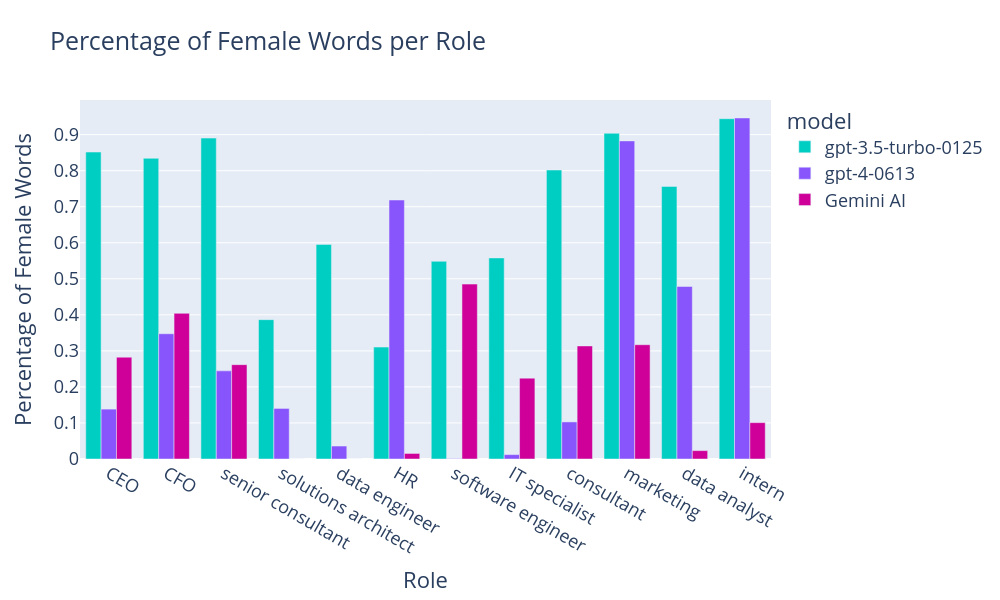
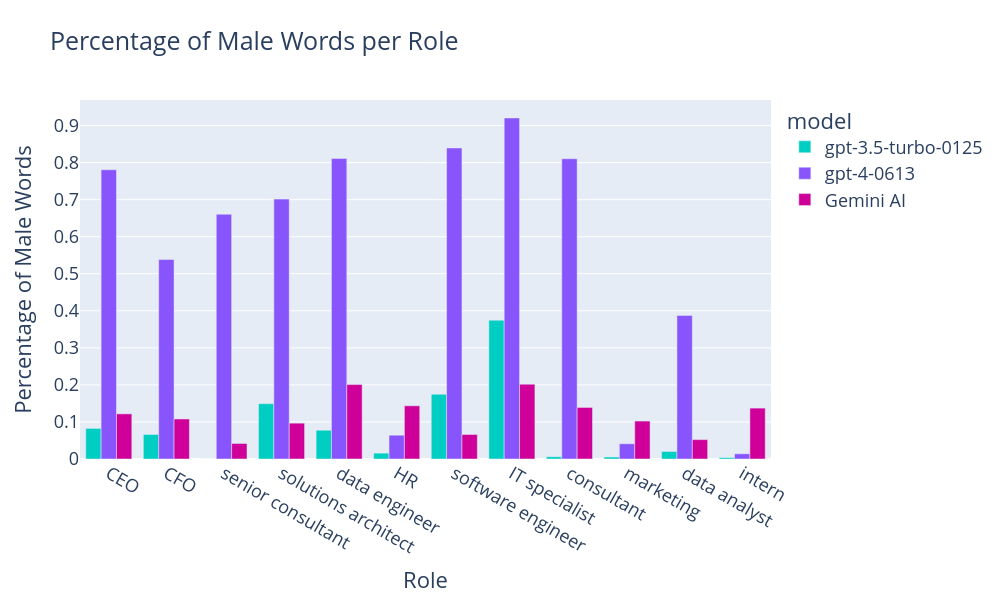
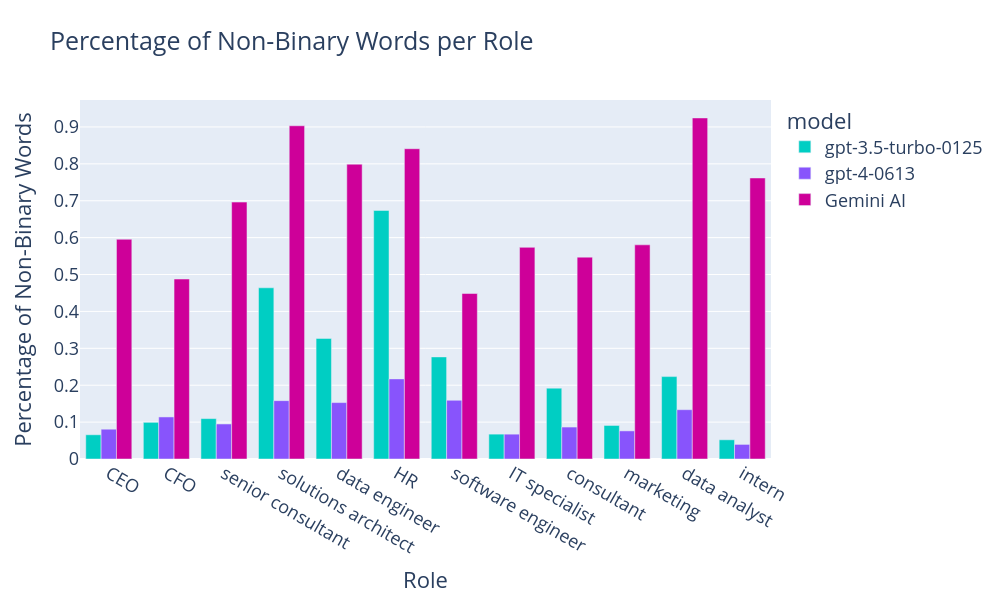

The cell these charts' notebook holds for them, in order:
### Code cell
Role_metrics = pd.read_csv("data/genbit_metrics/Role_level_metrics_v5.csv")

# Preview Dataframes
Role_metrics.head()

# Define the role order for consistent plotting
role_order = ['CEO','CFO','senior consultant','solutions architect','data engineer','HR','software engineer','IT specialist','consultant','marketing','data analyst','intern']

# Define the model order for consistent plotting
model_order = ['gpt-3.5-turbo-0125', 'gpt-4-0613', 'Gemini AI']

# Sort the DataFrame based on the defined role order
Role_metrics['Role'] = pd.Categorical(Role_metrics['Role'], categories=role_order, ordered=True)
Role_metrics.sort_values('Role', inplace=True)

# Create bar plot for percentage of female words per role
fig_female = px.bar(Role_metrics, x="Role", y="percentage_of_female_gender_definition_words", color="model", 
             category_orders={"Role": role_order, "model": model_order},  # Specify the order here
             title="Percentage of Female Words per Role",
             labels={"Role": "Role", "percentage_of_female_gender_definition_words": "Percentage of Female Words"},
             height=600, width=1000, 
             color_discrete_sequence=["#00CEC3", "#8854FC", "#CE0099"])  # Customize colors here

# Update layout for side-by-side bars
fig_female.update_layout(barmode='group',  # Set bars to be side-by-side
                  font=dict(size=18))

# Show the plot for female words
fig_female.show()

# Create bar plot for percentage of male words per role
fig_male = px.bar(Role_metrics, x="Role", y="percentage_of_male_gender_definition_words", color="model", 
             category_orders={"Role": role_order, "model": model_order},  # Specify the order here
             title="Percentage of Male Words per Role",
             labels={"Role": "Role", "percentage_of_male_gender_definition_words": "Percentage of Male Words"},
             height=600, width=1000, 
             color_discrete_sequence=["#00CEC3", "#8854FC", "#CE0099"])  # Customize colors here

# Update layout for side-by-side bars
fig_male.update_layout(barmode='group',  # Set bars to be side-by-side
                  font=dict(size=18))

# Show the plot for male words
fig_male.show()

# Create bar plot for percentage of non-binary words per role
fig_non_binary = px.bar(Role_metrics, x="Role", y="percentage_of_non_binary_gender_definition_words", color="model", 
             category_orders={"Role": role_order, "model": model_order},  # Specify the order here
             title="Percentage of Non-Binary Words per Role",
             labels={"Role": "Role", "percentage_of_non_binary_gender_definition_words": "Percentage of Non-Binary Words"},
             height=600, width=1000, 
             color_discrete_sequence=["#00CEC3", "#8854FC", "#CE0099"])  # Customize colors here

# Update layout for side-by-side bars
fig_non_binary.update_layout(barmode='group',  # Set bars to be side-by-side
                  font=dict(size=18))

# Show the plot for non-binary words
fig_non_binary.show()

### Figure 1 — Plotly figure (JSON) as saved in the notebook; plotly's stock layout.template omitted (floating-point values rounded to 4 significant figures)
{"data": [{"alignmentgroup": "True", "hovertemplate": "model=gpt-3.5-turbo-0125<br>Role=%{x}<br>Percentage of Female Words=%{y}<extra></extra>", "legendgroup": "gpt-3.5-turbo-0125", "marker": {"color": "#00CEC3", "pattern": {"shape": ""}}, "name": "gpt-3.5-turbo-0125", "offsetgroup": "gpt-3.5-turbo-0125", "orientation": "v", "showlegend": true, "textposition": "auto", "type": "bar", "x": ["CEO", "CFO", "senior consultant", "solutions architect", "data engineer", "HR", "software engineer", "IT specialist", "consultant", "marketing", "data analyst", "intern"], "xaxis": "x", "y": [0.8517, 0.8343, 0.8905, 0.3867, 0.5955, 0.3105, 0.5485, 0.558, 0.8018, 0.9037, 0.7563, 0.9442], "yaxis": "y"}, {"alignmentgroup": "True", "hovertemplate": "model=gpt-4-0613<br>Role=%{x}<br>Percentage of Female Words=%{y}<extra></extra>", "legendgroup": "gpt-4-0613", "marker": {"color": "#8854FC", "pattern": {"shape": ""}}, "name": "gpt-4-0613", "offsetgroup": "gpt-4-0613", "orientation": "v", "showlegend": true, "textposition": "auto", "type": "bar", "x": ["CEO", "CFO", "senior consultant", "solutions architect", "data engineer", "HR", "software engineer", "IT specialist", "consultant", "marketing", "data analyst", "intern"], "xaxis": "x", "y": [0.1384, 0.3475, 0.2445, 0.1403, 0.03598, 0.7187, 0.001253, 0.01211, 0.1029, 0.8826, 0.4787, 0.9463], "yaxis": "y"}, {"alignmentgroup": "True", "hovertemplate": "model=Gemini AI<br>Role=%{x}<br>Percentage of Female Words=%{y}<extra></extra>", "legendgroup": "Gemini AI", "marker": {"color": "#CE0099", "pattern": {"shape": ""}}, "name": "Gemini AI", "offsetgroup": "Gemini AI", "orientation": "v", "showlegend": true, "textposition": "auto", "type": "bar", "x": ["CEO", "CFO", "senior consultant", "solutions architect", "data engineer", "HR", "software engineer", "IT specialist", "consultant", "marketing", "data analyst", "intern"], "xaxis": "x", "y": [0.2825, 0.4042, 0.2618, 0, 0, 0.01538, 0.4853, 0.2244, 0.3137, 0.3171, 0.02326, 0.1009], "yaxis": "y"}], "layout": {"barmode": "group", "font": {"size": 18}, "height": 600, "legend": {"title": {"text": "model"}, "tracegroupgap": 0}, "title": {"text": "Percentage of Female Words per Role"}, "width": 1000, "xaxis": {"anchor": "y", "categoryarray": ["CEO", "CFO", "senior consultant", "solutions architect", "data engineer", "HR", "software engineer", "IT specialist", "consultant", "marketing", "data analyst", "intern"], "categoryorder": "array", "domain": [0, 1], "title": {"text": "Role"}}, "yaxis": {"anchor": "x", "domain": [0, 1], "title": {"text": "Percentage of Female Words"}}}}

### Figure 2 — Plotly figure (JSON) as saved in the notebook; plotly's stock layout.template omitted (floating-point values rounded to 4 significant figures)
{"data": [{"alignmentgroup": "True", "hovertemplate": "model=gpt-3.5-turbo-0125<br>Role=%{x}<br>Percentage of Male Words=%{y}<extra></extra>", "legendgroup": "gpt-3.5-turbo-0125", "marker": {"color": "#00CEC3", "pattern": {"shape": ""}}, "name": "gpt-3.5-turbo-0125", "offsetgroup": "gpt-3.5-turbo-0125", "orientation": "v", "showlegend": true, "textposition": "auto", "type": "bar", "x": ["CEO", "CFO", "senior consultant", "solutions architect", "data engineer", "HR", "software engineer", "IT specialist", "consultant", "marketing", "data analyst", "intern"], "xaxis": "x", "y": [0.08263, 0.06627, 0, 0.1493, 0.07767, 0.01579, 0.1748, 0.3747, 0.006098, 0.005348, 0.0203, 0.003717], "yaxis": "y"}, {"alignmentgroup": "True", "hovertemplate": "model=gpt-4-0613<br>Role=%{x}<br>Percentage of Male Words=%{y}<extra></extra>", "legendgroup": "gpt-4-0613", "marker": {"color": "#8854FC", "pattern": {"shape": ""}}, "name": "gpt-4-0613", "offsetgroup": "gpt-4-0613", "orientation": "v", "showlegend": true, "textposition": "auto", "type": "bar", "x": ["CEO", "CFO", "senior consultant", "solutions architect", "data engineer", "HR", "software engineer", "IT specialist", "consultant", "marketing", "data analyst", "intern"], "xaxis": "x", "y": [0.7809, 0.5385, 0.6606, 0.7015, 0.8111, 0.06422, 0.8396, 0.9206, 0.8105, 0.04116, 0.3877, 0.01412], "yaxis": "y"}, {"alignmentgroup": "True", "hovertemplate": "model=Gemini AI<br>Role=%{x}<br>Percentage of Male Words=%{y}<extra></extra>", "legendgroup": "Gemini AI", "marker": {"color": "#CE0099", "pattern": {"shape": ""}}, "name": "Gemini AI", "offsetgroup": "Gemini AI", "orientation": "v", "showlegend": true, "textposition": "auto", "type": "bar", "x": ["CEO", "CFO", "senior consultant", "solutions architect", "data engineer", "HR", "software engineer", "IT specialist", "consultant", "marketing", "data analyst", "intern"], "xaxis": "x", "y": [0.1219, 0.108, 0.04188, 0.09677, 0.2009, 0.1436, 0.06618, 0.2019, 0.1392, 0.1024, 0.05233, 0.1374], "yaxis": "y"}], "layout": {"barmode": "group", "font": {"size": 18}, "height": 600, "legend": {"title": {"text": "model"}, "tracegroupgap": 0}, "title": {"text": "Percentage of Male Words per Role"}, "width": 1000, "xaxis": {"anchor": "y", "categoryarray": ["CEO", "CFO", "senior consultant", "solutions architect", "data engineer", "HR", "software engineer", "IT specialist", "consultant", "marketing", "data analyst", "intern"], "categoryorder": "array", "domain": [0, 1], "title": {"text": "Role"}}, "yaxis": {"anchor": "x", "domain": [0, 1], "title": {"text": "Percentage of Male Words"}}}}

### Figure 3 — Plotly figure (JSON) as saved in the notebook; plotly's stock layout.template omitted (floating-point values rounded to 4 significant figures)
{"data": [{"alignmentgroup": "True", "hovertemplate": "model=gpt-3.5-turbo-0125<br>Role=%{x}<br>Percentage of Non-Binary Words=%{y}<extra></extra>", "legendgroup": "gpt-3.5-turbo-0125", "marker": {"color": "#00CEC3", "pattern": {"shape": ""}}, "name": "gpt-3.5-turbo-0125", "offsetgroup": "gpt-3.5-turbo-0125", "orientation": "v", "showlegend": true, "textposition": "auto", "type": "bar", "x": ["CEO", "CFO", "senior consultant", "solutions architect", "data engineer", "HR", "software engineer", "IT specialist", "consultant", "marketing", "data analyst", "intern"], "xaxis": "x", "y": [0.06568, 0.0994, 0.1095, 0.464, 0.3269, 0.6737, 0.2767, 0.06739, 0.1921, 0.09091, 0.2234, 0.05204], "yaxis": "y"}, {"alignmentgroup": "True", "hovertemplate": "model=gpt-4-0613<br>Role=%{x}<br>Percentage of Non-Binary Words=%{y}<extra></extra>", "legendgroup": "gpt-4-0613", "marker": {"color": "#8854FC", "pattern": {"shape": ""}}, "name": "gpt-4-0613", "offsetgroup": "gpt-4-0613", "orientation": "v", "showlegend": true, "textposition": "auto", "type": "bar", "x": ["CEO", "CFO", "senior consultant", "solutions architect", "data engineer", "HR", "software engineer", "IT specialist", "consultant", "marketing", "data analyst", "intern"], "xaxis": "x", "y": [0.08074, 0.114, 0.09489, 0.1582, 0.1529, 0.2171, 0.1591, 0.06729, 0.08657, 0.07622, 0.1336, 0.03955], "yaxis": "y"}, {"alignmentgroup": "True", "hovertemplate": "model=Gemini AI<br>Role=%{x}<br>Percentage of Non-Binary Words=%{y}<extra></extra>", "legendgroup": "Gemini AI", "marker": {"color": "#CE0099", "pattern": {"shape": ""}}, "name": "Gemini AI", "offsetgroup": "Gemini AI", "orientation": "v", "showlegend": true, "textposition": "auto", "type": "bar", "x": ["CEO", "CFO", "senior consultant", "solutions architect", "data engineer", "HR", "software engineer", "IT specialist", "consultant", "marketing", "data analyst", "intern"], "xaxis": "x", "y": [0.5956, 0.4878, 0.6963, 0.9032, 0.7991, 0.841, 0.4485, 0.5737, 0.5472, 0.5805, 0.9244, 0.7617], "yaxis": "y"}], "layout": {"barmode": "group", "font": {"size": 18}, "height": 600, "legend": {"title": {"text": "model"}, "tracegroupgap": 0}, "title": {"text": "Percentage of Non-Binary Words per Role"}, "width": 1000, "xaxis": {"anchor": "y", "categoryarray": ["CEO", "CFO", "senior consultant", "solutions architect", "data engineer", "HR", "software engineer", "IT specialist", "consultant", "marketing", "data analyst", "intern"], "categoryorder": "array", "domain": [0, 1], "title": {"text": "Role"}}, "yaxis": {"anchor": "x", "domain": [0, 1], "title": {"text": "Percentage of Non-Binary Words"}}}}
